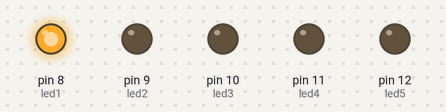
Simulated run of this sketch. Board: Arduino Uno, built with avr-gcc and run on an emulated ATmega328P. On the bench: output pins drawn as LEDs (lit = HIGH).

Above: at 0.2 s.
At 1.2 s:
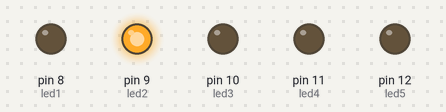
At 3.2 s:
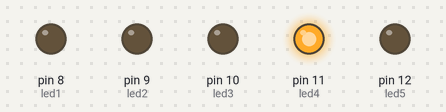
At 4.2 s:
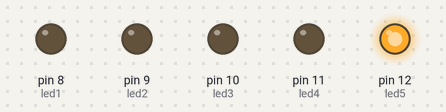
At 5.7 s:
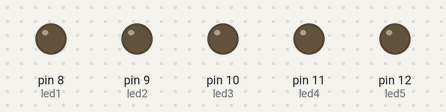
Timing chart, 0 to 6.5 s (numbered marks = the images above):
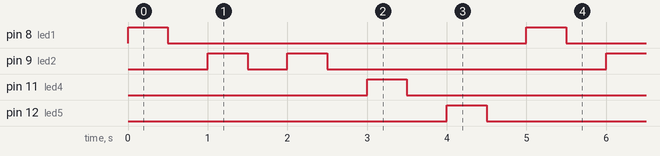

Measured:
- by itself, pin 8 (led1), pin 11 (led4), pin 12 (led5): alternates HIGH for 0.50 s and LOW for 4.5 s
- by itself, pin 9 (led2): repeats every 5.0 s: LOW 0.50 s, HIGH 0.50 s, LOW 3.5 s, HIGH 0.50 s
- by itself, everything shown: repeats every 5.0 s, in 10 steps

The sketch:

demo_v1.ino
```cpp
int led1 = 8;
int led2 = 9;
int led3 = 10;
int led4 = 11;
int led5 = 12;
int button = 4;
int buttonPressed = 0;

/*Leds assigned to pins */
void setup()
{
  pinMode(led1,OUTPUT);
  pinMode(led2,OUTPUT);
  pinMode(led3,OUTPUT);
  pinMode(led4,OUTPUT);
  pinMode(led5,OUTPUT);
  pinMode(button,INPUT);
}


/*Leds blink one by one */
void loop(){
  if(buttonPressed == 1) { // button has never been pressed
    // detect button press
   int buttonState = digitalRead(button);
  } else { // button has been pressed, do this instead
  digitalWrite(led1,HIGH);
    delay(500);
  digitalWrite(led1,LOW);
    delay(500);
  digitalWrite(led2,HIGH);
    delay(500);
  digitalWrite(led2,LOW);
    delay(500);
  digitalWrite(led2,HIGH);
    delay(500);
  digitalWrite(led2,LOW);
    delay(500);
  digitalWrite(led4,HIGH);
    delay(500);
  digitalWrite(led4,LOW);
    delay(500);
  digitalWrite(led5,HIGH);
    delay(500);
  digitalWrite(led5,LOW);
    delay(500);
  }
}

/*
 * Button controlled LEDS
void loop()
{
  if (digitalRead(button) == HIGH){
    digitalWrite(led, HIGH);
  }
  else{
    digitalWrite(led,LOW);
  }

}
*/
```
